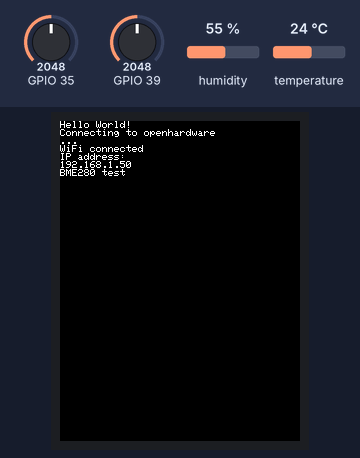
Recording of a sketch running on a simulated ESP32. Parts: 240×320 colour display. Wiring (inferred from the names in the program): PCF8574 port expander at I2C address 0x20. The inputs (shaded band) are chosen by the test bench; at power-on: humidity 55 %, GPIO 35 = 2048, GPIO 39 = 2048, temperature 24 °C. WiFi joins after 1.5 s; servers stay silent unless stated; uploads are accepted with an empty reply; what the sketch prints to the serial monitor is not drawn.

Above: at 1.9 s.
At 15.2 s:
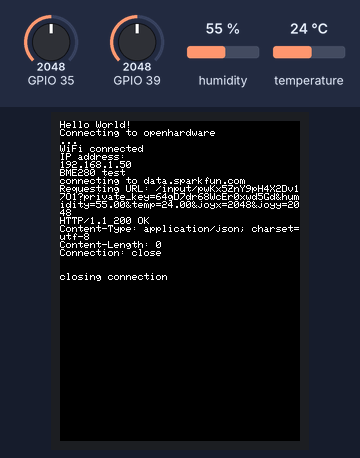
15.3 s: humidity set to 22 %
At 25.4 s:
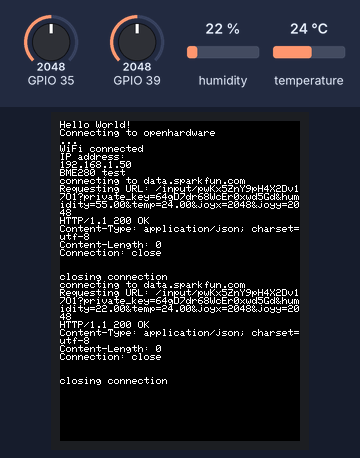
Timing chart, 0 to 26.9 s (numbered marks = the images above; inputs shaded):
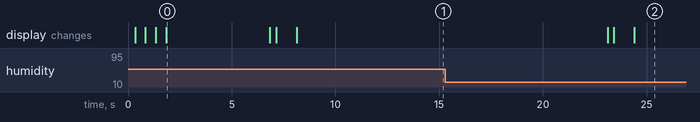

Measured:
- what the display in image 0 shows lasts 5.0 s, from 1.8 s to 6.8 s

The sketch:

WifiLCDTempTest.ino
```cpp
/*
 * This sketch is adapted from the default WiFiClient example for use with the
 * IoTuz board
 *
 * This sketch includes code to use the LCD as a reporting tool.
 *
 * This sketch includes the libraries to access the BME280, so you can get temp and humidity values.
 *
 *  This sketch sends data via HTTP GET requests to data.sparkfun.com service.
 *
 *  You need to get streamId and privateKey at data.sparkfun.com and paste them
 *  below. Or just customize this script to talk to other HTTP servers.
 *  I have included a default one created, just for the giggles.  It accepts the
 *  parameters
 *  temp
 *  joyy
 *  joyx
 *  humidity
 *
 */

#include <WiFi.h>
#include "SPI.h"
#include "Adafruit_GFX.h"
#include "Adafruit_ILI9341.h"
#include <Wire.h>

#include <Adafruit_Sensor.h>
#include <Adafruit_BME280.h>

const char* ssid     = "openhardware";
const char* password = "OHMC2017";

const char* host = "data.sparkfun.com";
const char* streamId   = "pwKx5ZnY9pH4X2Dv17O1";
const char* privateKey = "64gD7dr68WcEr0xwd5Gd";

#define SEALEVELPRESSURE_HPA (1013.25)

Adafruit_BME280 bme; // I2C

#define TFT_DC 4
#define TFT_CS 19
#define TFT_MOSI 13
#define TFT_CLK 14
#define TFT_RST 32
#define TFT_MISO 12

Adafruit_ILI9341 tft = Adafruit_ILI9341(TFT_CS, TFT_DC, TFT_MOSI, TFT_CLK, TFT_RST, TFT_MISO);

int address = 0x20; //0100000 (7bit) address of the IO expander on i2c bus
uint8_t dataReceive; //8bit data received
uint8_t dataSend;  //8bit data sent

void setup()
{

  pinMode(TFT_CS, OUTPUT);
  pinMode(TFT_MOSI, OUTPUT);
  pinMode(TFT_DC, OUTPUT);
  pinMode(TFT_CLK, OUTPUT);
  pinMode(TFT_RST, OUTPUT);
  pinMode(TFT_MISO, OUTPUT);

  digitalWrite(TFT_CS, LOW);
  Wire.begin();

    Serial.begin(115200);
    delay(10);

    dataSend = B01111111; //turn every pin to input except P7
  pcf8574_write(dataSend); //set up pins
  delay(100);
  dataSend = B01111111; //turn every pin to input except P7
  pcf8574_write(dataSend); //set up pins

  tft.begin();
  digitalWrite(TFT_CS, LOW);

    // We start by connecting to a WiFi network

    tft.fillScreen(ILI9341_BLACK);
    tft.setCursor(0, 0);
    tft.setTextColor(ILI9341_WHITE);  tft.setTextSize(1);
  tft.println("Hello World!");

    Serial.println();
    Serial.println();
    tft.print("Connecting to ");
    Serial.print("Connecting to ");
    tft.println(ssid);
    Serial.println(ssid);

    WiFi.begin(ssid, password);

    while (WiFi.status() != WL_CONNECTED) {
        delay(500);
        tft.print(".");
        Serial.print(".");
    }

    Serial.println("");
    tft.println("");
    Serial.println("WiFi connected");
    tft.println("WiFi connected");
    Serial.println("IP address: ");
    tft.println("IP address: ");
    Serial.println(WiFi.localIP());
    tft.println(WiFi.localIP());

    Serial.println(F("BME280 test"));
    tft.println(F("BME280 test"));

    if (!bme.begin()) {
      Serial.println("Could not find a valid BME280 sensor, check wiring!");
      tft.println("Could not find a valid BME280 sensor, check wiring!");
      while (1);
    }
}

int value = 0;

void loop()
{
    delay(5000);
    ++value;

    Serial.print("connecting to ");
    Serial.println(host);
    tft.print("connecting to ");
    tft.println(host);

    // Use WiFiClient class to create TCP connections
    WiFiClient client;
    const int httpPort = 80;
    if (!client.connect(host, httpPort)) {
        Serial.println("connection failed");
        tft.println("connection failed");
        return;
    }

    // We now create a URI for the request
    String url = "/input/";
    url += streamId;
    url += "?private_key=";
    url += privateKey;
    url += "&humidity=";
    url += bme.readHumidity();
    url += "&temp=";
    url += bme.readTemperature();
    url += "&joyx=";
    url += analogRead(35);
    url += "&joyy=";
    url += analogRead(39);

    Serial.print("Requesting URL: ");
    Serial.println(url);
    tft.print("Requesting URL: ");
    tft.println(url);

    // This will send the request to the server
    client.print(String("GET ") + url + " HTTP/1.1\r\n" +
                 "Host: " + host + "\r\n" +
                 "Connection: close\r\n\r\n");
    unsigned long timeout = millis();
    while (client.available() == 0) {
        if (millis() - timeout > 5000) {
            Serial.println(">>> Client Timeout !");
            tft.println(">>> Client Timeout !");
            client.stop();
            return;
        }
    }

    // Read all the lines of the reply from server and print them to Serial
    while(client.available()) {
        String line = client.readStringUntil('\r');
        tft.print(line);
        Serial.print(line);
    }

    Serial.println();
    Serial.println("closing connection");
    tft.println();
    tft.println("closing connection");
    delay(10000);
}

//I2C/TWI success (transaction was successful).
static const uint8_t ku8TWISuccess                   = 0;
//I2C/TWI device not present (address sent, NACK received).
static const uint8_t ku8TWIDeviceNACK                = 2;
//I2C/TWI data not received (data sent, NACK received).
static const uint8_t ku8TWIDataNACK                  = 3;
//I2C/TWI other error.
static const uint8_t ku8TWIError                     = 4;

uint8_t error;
void pcf8574_write(uint8_t dt){
  Wire.beginTransmission(address);
  Wire.write(dt);

  error = Wire.endTransmission();
  if(error == ku8TWISuccess){ //okay!

  }
  else{ //we have an error
    //do something here if you like
  }
}
```
